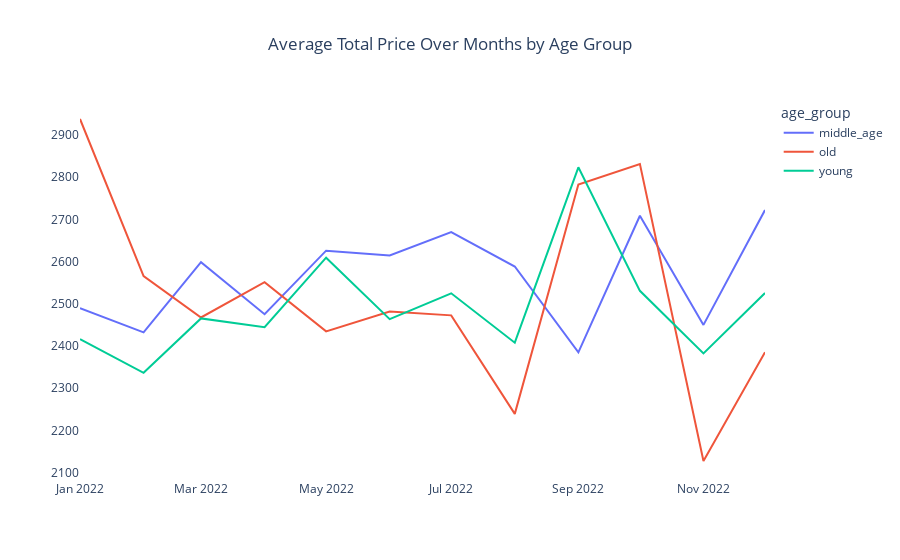

Source (notebook cell):
### Markdown cell above
## Shopping Line Chart for Each Age Group Throughout 2022

### Code cell
# Convert 'invoice_date' column to datetime
df['invoice_date'] = pd.to_datetime(df['invoice_date'])

# Extract the month from the 'invoice_date' and create a new column
df['invoice_month'] = df['invoice_date'].dt.to_period('M').astype(str)

# Group by 'age_group' and 'invoice_month', calculate the mean of 'total_price'
average_price_by_month_age_group = df.groupby(['age_group', 'invoice_month'])['total_price'].mean().reset_index()

# Plot using Plotly Express
fig = px.line(
    average_price_by_month_age_group,
    x='invoice_month',
    y='total_price',
    color='age_group',
    labels={'total_price': 'Average Total Price'},
    title='Average Total Price Over Months by Age Group',
)

# Set the background color to white
fig.update_layout(
    plot_bgcolor='white',
    paper_bgcolor='white',
    title_x=0.5,  # Center-align the title
)

# Remove x-axis and y-axis titles
fig.update_xaxes(title_text='')
fig.update_yaxes(title_text='')

# Show the plot
fig.show()

### Figure 1 — Plotly figure (JSON) as saved in the notebook; plotly's stock layout.template omitted (floating-point values rounded to 4 significant figures)
{"data": [{"hovertemplate": "age_group=middle_age<br>invoice_month=%{x}<br>Average Total Price=%{y}<extra></extra>", "legendgroup": "middle_age", "line": {"color": "#636efa", "dash": "solid"}, "marker": {"symbol": "circle"}, "mode": "lines", "name": "middle_age", "orientation": "v", "showlegend": true, "type": "scatter", "x": ["2022-01", "2022-02", "2022-03", "2022-04", "2022-05", "2022-06", "2022-07", "2022-08", "2022-09", "2022-10", "2022-11", "2022-12"], "xaxis": "x", "y": [2490.0, 2432.0, 2599.0, 2475.0, 2626.0, 2614.0, 2670.0, 2588.0, 2385.0, 2708.0, 2450.0, 2722.0], "yaxis": "y"}, {"hovertemplate": "age_group=old<br>invoice_month=%{x}<br>Average Total Price=%{y}<extra></extra>", "legendgroup": "old", "line": {"color": "#EF553B", "dash": "solid"}, "marker": {"symbol": "circle"}, "mode": "lines", "name": "old", "orientation": "v", "showlegend": true, "type": "scatter", "x": ["2022-01", "2022-02", "2022-03", "2022-04", "2022-05", "2022-06", "2022-07", "2022-08", "2022-09", "2022-10", "2022-11", "2022-12"], "xaxis": "x", "y": [2938.0, 2565.0, 2468.0, 2551.0, 2435.0, 2482.0, 2473.0, 2239.0, 2782.0, 2831.0, 2128.0, 2385.0], "yaxis": "y"}, {"hovertemplate": "age_group=young<br>invoice_month=%{x}<br>Average Total Price=%{y}<extra></extra>", "legendgroup": "young", "line": {"color": "#00cc96", "dash": "solid"}, "marker": {"symbol": "circle"}, "mode": "lines", "name": "young", "orientation": "v", "showlegend": true, "type": "scatter", "x": ["2022-01", "2022-02", "2022-03", "2022-04", "2022-05", "2022-06", "2022-07", "2022-08", "2022-09", "2022-10", "2022-11", "2022-12"], "xaxis": "x", "y": [2416.0, 2337.0, 2465.0, 2445.0, 2609.0, 2464.0, 2525.0, 2408.0, 2823.0, 2531.0, 2382.0, 2525.0], "yaxis": "y"}], "layout": {"autosize": true, "legend": {"title": {"text": "age_group"}, "tracegroupgap": 0}, "paper_bgcolor": "white", "plot_bgcolor": "white", "title": {"text": "Average Total Price Over Months by Age Group", "x": 0.5}, "xaxis": {"anchor": "y", "autorange": true, "domain": [0, 1], "range": ["2022-01-01", "2022-12-01"], "title": {"text": ""}, "type": "date"}, "yaxis": {"anchor": "x", "autorange": true, "domain": [0, 1], "range": [2083.0, 2983.0], "title": {"text": ""}, "type": "linear"}}}
